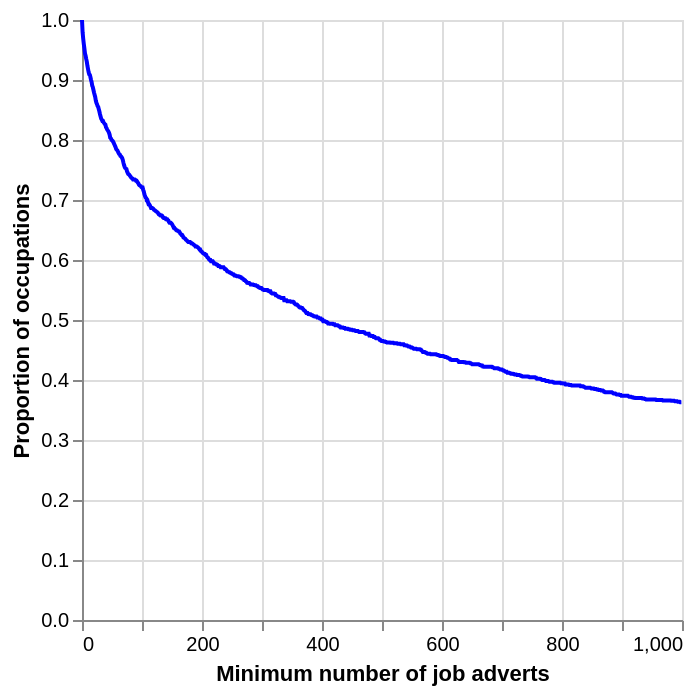

Notebook code for this chart:
### Code cell
alt.Chart(
    pd.DataFrame(num_thresh)
         ).mark_line(color='blue').encode(
    alt.X("Minimum number of job adverts"),
    y=alt.Y('Proportion of occupations'),
)

### Figure 1 — Vega-Lite specification as saved in the notebook (floating-point values rounded to 4 significant figures; data arrays with more than 128 entries replaced by an {"elided": "..."} marker saying what was removed)
{"config": {"view": {"continuousWidth": 300, "continuousHeight": 300}}, "data": {"name": "data-e23c03a83664e93259a681c2f0c35ced"}, "mark": {"type": "line", "color": "blue"}, "encoding": {"x": {"field": "Minimum number of job adverts", "type": "quantitative"}, "y": {"field": "Proportion of occupations", "type": "quantitative"}}, "$schema": "https://vega.github.io/schema/vega-lite/v5.15.1.json", "datasets": {"data-e23c03a83664e93259a681c2f0c35ced": {"elided": "1000 records"}}}
